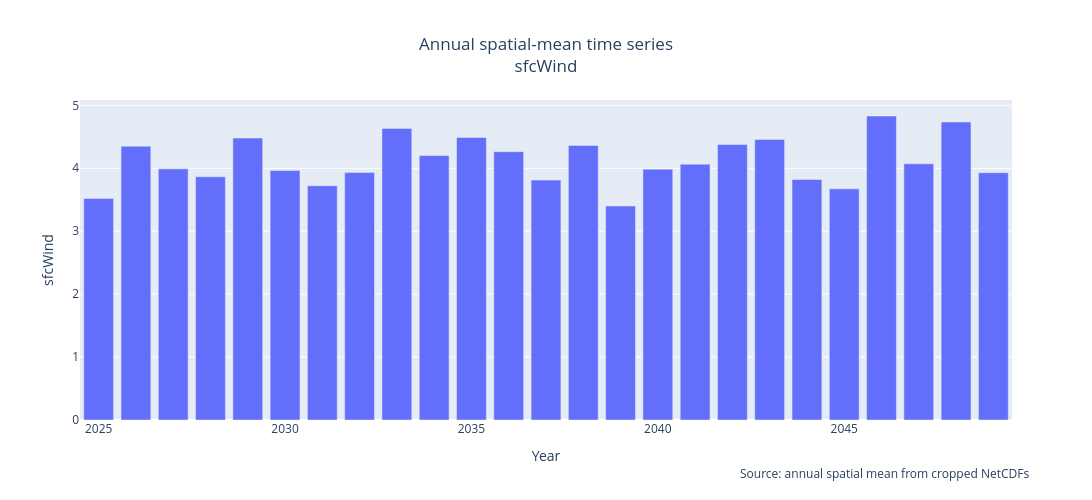
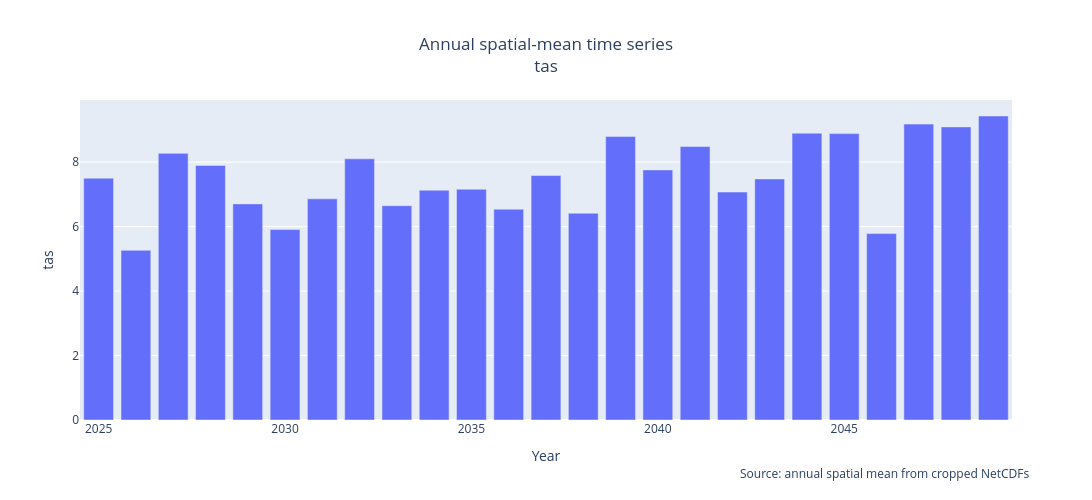
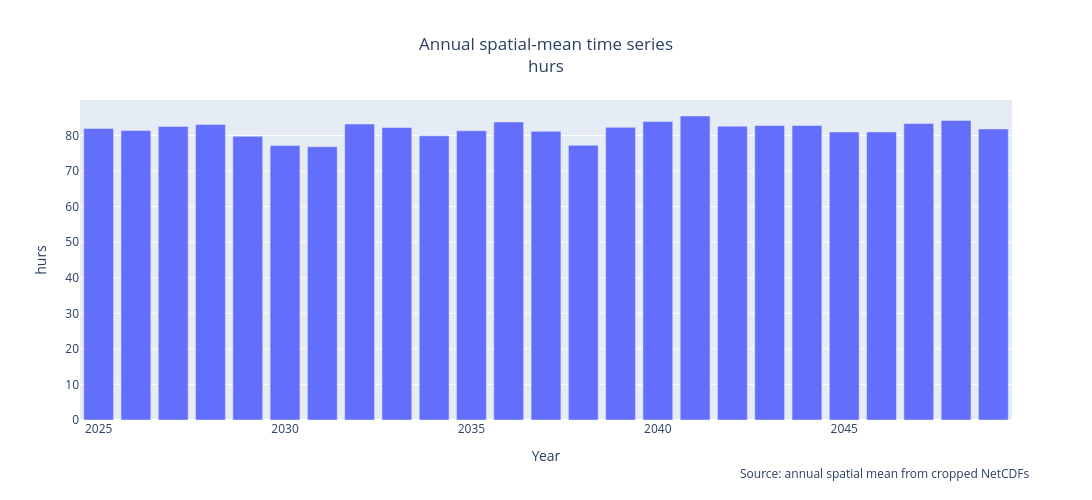
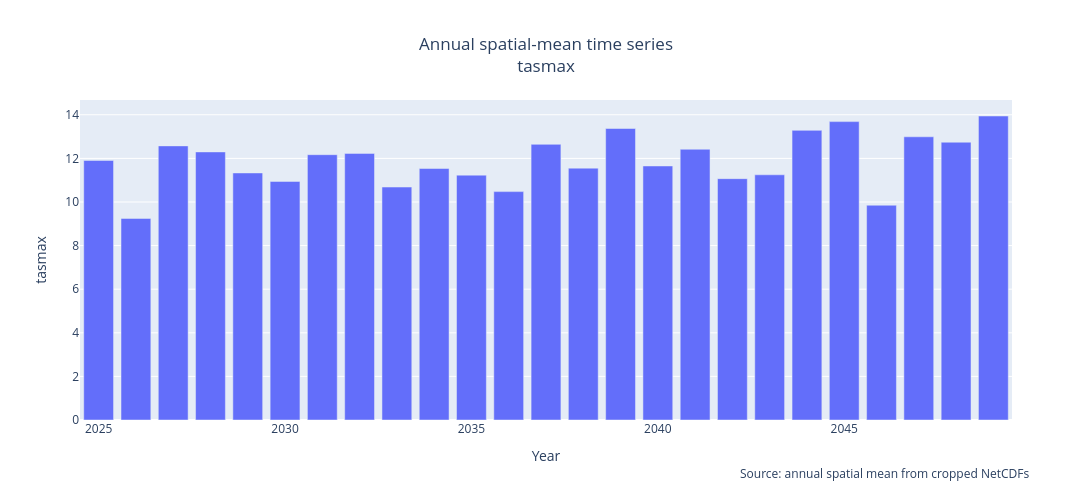

Source (notebook cell) for these figures, in order:
### Code cell
from pathlib import Path
import pandas as pd
import numpy as np
import plotly.graph_objects as go
from IPython.display import display

# =========================================
# Input / Output paths
# =========================================
BASE_DIR = Path("output_final_merged/rcp_8.5")
IN_CSV = BASE_DIR / "annual_timeseries_spatial_mean.csv"

if not IN_CSV.exists():
    raise FileNotFoundError(
        f"❌ Δεν βρέθηκε το {IN_CSV}. "
        "Τρέξε πρώτα το script που φτιάχνει το annual_timeseries_spatial_mean.csv"
    )

OUT_DIR = BASE_DIR / "timeseries_plots"
OUT_DIR.mkdir(parents=True, exist_ok=True)

# =========================================
# Read CSV
# =========================================
df = pd.read_csv(IN_CSV)

if "year" not in df.columns:
    raise ValueError("❌ Το CSV πρέπει να έχει στήλη 'year'.")

# Κρατάμε τη year και όλες τις υπόλοιπες μεταβλητές  [EN translation pending]
years = df["year"].to_numpy()
vars_cols = [c for c in df.columns if c != "year"]

if len(vars_cols) == 0:
    raise ValueError("❌ Δεν βρέθηκαν μεταβλητές στο CSV πέρα από τη στήλη 'year'.")

print("Years (min → max):", years[0], "→", years[-1], "| count:", len(years))
print("Variables found:", len(vars_cols))
print("Variable names:", vars_cols)

# =========================================
# Plot type
# =========================================
PLOT_KIND = "bar"   # "bar" ή "line"

# =========================================
# Save one combined TXT with all variables
# =========================================
# Θέλουμε την πρώτη στήλη να λέγεται Year  [EN translation pending]
df_all = df.copy()
df_all = df_all.rename(columns={"year": "Year"})

out_all_txt = OUT_DIR / "all_variables_timeseries.txt"
df_all.to_csv(out_all_txt, sep="\t", index=False)
print("Saved combined TXT:", out_all_txt.name)

# =========================================
# Loop through each variable
# =========================================
for col in vars_cols:
    y = df[col].to_numpy()

    # Debug info
    if np.issubdtype(y.dtype, np.number):
        nan_count = np.isnan(y).sum()
    else:
        nan_count = pd.isna(y).sum()

    print(f"\n--- {col} ---")
    print("NaNs:", nan_count)

    # =========================================
    # Create plot
    # =========================================
    fig = go.Figure()

    if PLOT_KIND == "bar":
        fig.add_trace(
            go.Bar(
                x=years,
                y=y,
                name=col
            )
        )
    else:
        fig.add_trace(
            go.Scatter(
                x=years,
                y=y,
                mode="lines+markers",
                name=col
            )
        )

    fig.update_layout(
        title={
            "text": f"Annual spatial-mean time series<br>{col}",
            "x": 0.5,
            "xanchor": "center"
        },
        xaxis_title="Year",
        yaxis_title=col,
        legend=dict(orientation="h", x=0, y=1),
        width=1100,
        height=500,
    )

    fig.add_annotation(
        xref="paper",
        yref="paper",
        x=1.02,
        y=-0.2,
        showarrow=False,
        text="Source: annual spatial mean from cropped NetCDFs"
    )

    # Show inside notebook
    display(fig)

    # =========================================
    # Safe filename
    # =========================================
    safe = "".join(
        ch if ch.isalnum() or ch in ("_", "-", ".") else "_"
        for ch in col
    )

    # =========================================
    # Save TXT for this variable
    # Column name = variable name (not 'Value')
    # =========================================
    out_txt = OUT_DIR / f"{safe}.txt"
    df_single = pd.DataFrame({
        "Year": years,
        col: y
    })
    df_single.to_csv(out_txt, sep="\t", index=False)

    # =========================================
    # Save PNG for this variable
    # Requires kaleido installed
    # =========================================
    out_png = OUT_DIR / f"{safe}.png"
    fig.write_image(str(out_png), scale=2)

    print("Saved:", out_png.name, "|", out_txt.name)

print("\n🎉 Done.")
print("Outputs saved in:", OUT_DIR)

### Figure 1 — Plotly figure (JSON) as saved in the notebook; plotly's stock layout.template omitted (floating-point values rounded to 4 significant figures)
{"data": [{"name": "sfcWind", "type": "bar", "x": [2025, 2026, 2027, 2028, 2029, 2030, 2031, 2032, 2033, 2034, 2035, 2036, 2037, 2038, 2039, 2040, 2041, 2042, 2043, 2044, 2045, 2046, 2047, 2048, 2049], "y": [3.522, 4.351, 3.991, 3.866, 4.481, 3.966, 3.723, 3.932, 4.634, 4.203, 4.49, 4.264, 3.812, 4.363, 3.401, 3.986, 4.066, 4.378, 4.458, 3.822, 3.674, 4.831, 4.072, 4.736, 3.931]}], "layout": {"annotations": [{"showarrow": false, "text": "Source: annual spatial mean from cropped NetCDFs", "x": 1.02, "xref": "paper", "y": -0.2, "yref": "paper"}], "height": 500, "legend": {"orientation": "h", "x": 0, "y": 1}, "title": {"text": "Annual spatial-mean time series<br>sfcWind", "x": 0.5, "xanchor": "center"}, "width": 1100, "xaxis": {"title": {"text": "Year"}}, "yaxis": {"title": {"text": "sfcWind"}}}}

### Figure 2 — Plotly figure (JSON) as saved in the notebook; plotly's stock layout.template omitted (floating-point values rounded to 4 significant figures)
{"data": [{"name": "tas", "type": "bar", "x": [2025, 2026, 2027, 2028, 2029, 2030, 2031, 2032, 2033, 2034, 2035, 2036, 2037, 2038, 2039, 2040, 2041, 2042, 2043, 2044, 2045, 2046, 2047, 2048, 2049], "y": [7.501, 5.264, 8.272, 7.897, 6.705, 5.909, 6.86, 8.103, 6.649, 7.13, 7.16, 6.54, 7.584, 6.416, 8.793, 7.759, 8.483, 7.072, 7.48, 8.899, 8.885, 5.783, 9.18, 9.094, 9.432]}], "layout": {"annotations": [{"showarrow": false, "text": "Source: annual spatial mean from cropped NetCDFs", "x": 1.02, "xref": "paper", "y": -0.2, "yref": "paper"}], "height": 500, "legend": {"orientation": "h", "x": 0, "y": 1}, "title": {"text": "Annual spatial-mean time series<br>tas", "x": 0.5, "xanchor": "center"}, "width": 1100, "xaxis": {"title": {"text": "Year"}}, "yaxis": {"title": {"text": "tas"}}}}

### Figure 3 — Plotly figure (JSON) as saved in the notebook; plotly's stock layout.template omitted (floating-point values rounded to 4 significant figures)
{"data": [{"name": "hurs", "type": "bar", "x": [2025, 2026, 2027, 2028, 2029, 2030, 2031, 2032, 2033, 2034, 2035, 2036, 2037, 2038, 2039, 2040, 2041, 2042, 2043, 2044, 2045, 2046, 2047, 2048, 2049], "y": [81.98, 81.44, 82.56, 83.09, 79.77, 77.16, 76.85, 83.23, 82.26, 79.9, 81.33, 83.8, 81.16, 77.24, 82.29, 83.95, 85.49, 82.61, 82.81, 82.83, 81.0, 81.01, 83.36, 84.21, 81.84]}], "layout": {"annotations": [{"showarrow": false, "text": "Source: annual spatial mean from cropped NetCDFs", "x": 1.02, "xref": "paper", "y": -0.2, "yref": "paper"}], "height": 500, "legend": {"orientation": "h", "x": 0, "y": 1}, "title": {"text": "Annual spatial-mean time series<br>hurs", "x": 0.5, "xanchor": "center"}, "width": 1100, "xaxis": {"title": {"text": "Year"}}, "yaxis": {"title": {"text": "hurs"}}}}

### Figure 4 — Plotly figure (JSON) as saved in the notebook; plotly's stock layout.template omitted (floating-point values rounded to 4 significant figures)
{"data": [{"name": "tasmax", "type": "bar", "x": [2025, 2026, 2027, 2028, 2029, 2030, 2031, 2032, 2033, 2034, 2035, 2036, 2037, 2038, 2039, 2040, 2041, 2042, 2043, 2044, 2045, 2046, 2047, 2048, 2049], "y": [11.91, 9.247, 12.57, 12.3, 11.33, 10.94, 12.17, 12.23, 10.68, 11.53, 11.23, 10.48, 12.64, 11.55, 13.37, 11.65, 12.42, 11.07, 11.25, 13.28, 13.69, 9.852, 12.99, 12.74, 13.94]}], "layout": {"annotations": [{"showarrow": false, "text": "Source: annual spatial mean from cropped NetCDFs", "x": 1.02, "xref": "paper", "y": -0.2, "yref": "paper"}], "height": 500, "legend": {"orientation": "h", "x": 0, "y": 1}, "title": {"text": "Annual spatial-mean time series<br>tasmax", "x": 0.5, "xanchor": "center"}, "width": 1100, "xaxis": {"title": {"text": "Year"}}, "yaxis": {"title": {"text": "tasmax"}}}}
